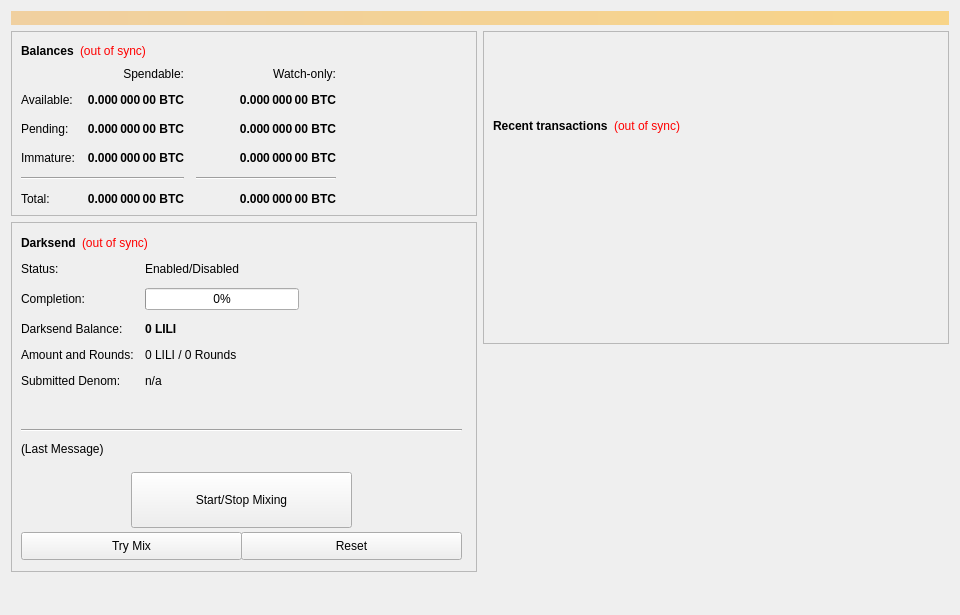
<?xml version="1.0" encoding="UTF-8"?>
<ui version="4.0">
 <class>OverviewPage</class>
 <widget class="QWidget" name="OverviewPage">
  <property name="geometry">
   <rect>
    <x>0</x>
    <y>0</y>
    <width>960</width>
    <height>615</height>
   </rect>
  </property>
  <property name="minimumSize">
   <size>
    <width>960</width>
    <height>0</height>
   </size>
  </property>
  <property name="windowTitle">
   <string>Form</string>
  </property>
  <layout class="QVBoxLayout" name="topLayout">
   <item>
    <widget class="QLabel" name="labelAlerts">
     <property name="visible">
      <bool>false</bool>
     </property>
     <property name="styleSheet">
      <string notr="true">background-color: qlineargradient(x1: 0, y1: 0, x2: 1, y2: 0, stop:0 #F0D0A0, stop:1 #F8D488); color:#000000;</string>
     </property>
     <property name="wordWrap">
      <bool>true</bool>
     </property>
     <property name="margin">
      <number>3</number>
     </property>
    </widget>
   </item>
   <item>
    <layout class="QHBoxLayout" name="horizontalLayout" stretch="1,1">
     <item>
      <layout class="QVBoxLayout" name="verticalLayout_2">
       <item>
        <widget class="QFrame" name="frame">
         <property name="frameShape">
          <enum>QFrame::StyledPanel</enum>
         </property>
         <property name="frameShadow">
          <enum>QFrame::Raised</enum>
         </property>
         <layout class="QVBoxLayout" name="verticalLayout_4">
          <item>
           <layout class="QHBoxLayout" name="horizontalLayout_4">
            <item>
             <widget class="QLabel" name="label_5">
              <property name="font">
               <font>
                <weight>75</weight>
                <bold>true</bold>
               </font>
              </property>
              <property name="text">
               <string>Balances</string>
              </property>
             </widget>
            </item>
            <item>
             <widget class="QLabel" name="labelWalletStatus">
              <property name="cursor">
               <cursorShape>WhatsThisCursor</cursorShape>
              </property>
              <property name="toolTip">
               <string>The displayed information may be out of date. Your wallet automatically synchronizes with the LILI network after a connection is established, but this process has not completed yet.</string>
              </property>
              <property name="styleSheet">
               <string notr="true">QLabel { color: red; }</string>
              </property>
              <property name="text">
               <string notr="true">(out of sync)</string>
              </property>
              <property name="alignment">
               <set>Qt::AlignLeading|Qt::AlignLeft|Qt::AlignVCenter</set>
              </property>
             </widget>
            </item>
            <item>
             <spacer name="horizontalSpacer_3">
              <property name="orientation">
               <enum>Qt::Horizontal</enum>
              </property>
              <property name="sizeHint" stdset="0">
               <size>
                <width>40</width>
                <height>20</height>
               </size>
              </property>
             </spacer>
            </item>
           </layout>
          </item>
          <item>
           <layout class="QGridLayout" name="gridLayout">
            <property name="spacing">
             <number>12</number>
            </property>
            <item row="2" column="2">
             <widget class="QLabel" name="labelWatchPending">
              <property name="font">
               <font>
                <weight>75</weight>
                <bold>true</bold>
               </font>
              </property>
              <property name="cursor">
               <cursorShape>IBeamCursor</cursorShape>
              </property>
              <property name="toolTip">
               <string>Unconfirmed transactions to watch-only addresses</string>
              </property>
              <property name="text">
               <string notr="true">0.000 000 00 BTC</string>
              </property>
              <property name="alignment">
               <set>Qt::AlignRight|Qt::AlignTrailing|Qt::AlignVCenter</set>
              </property>
              <property name="textInteractionFlags">
               <set>Qt::LinksAccessibleByMouse|Qt::TextSelectableByKeyboard|Qt::TextSelectableByMouse</set>
              </property>
             </widget>
            </item>
            <item row="2" column="1">
             <widget class="QLabel" name="labelUnconfirmed">
              <property name="font">
               <font>
                <weight>75</weight>
                <bold>true</bold>
               </font>
              </property>
              <property name="cursor">
               <cursorShape>IBeamCursor</cursorShape>
              </property>
              <property name="toolTip">
               <string>Total of transactions that have yet to be confirmed, and do not yet count toward the spendable balance</string>
              </property>
              <property name="text">
               <string notr="true">0.000 000 00 BTC</string>
              </property>
              <property name="alignment">
               <set>Qt::AlignRight|Qt::AlignTrailing|Qt::AlignVCenter</set>
              </property>
              <property name="textInteractionFlags">
               <set>Qt::LinksAccessibleByMouse|Qt::TextSelectableByKeyboard|Qt::TextSelectableByMouse</set>
              </property>
             </widget>
            </item>
            <item row="3" column="2">
             <widget class="QLabel" name="labelWatchImmature">
              <property name="font">
               <font>
                <weight>75</weight>
                <bold>true</bold>
               </font>
              </property>
              <property name="cursor">
               <cursorShape>IBeamCursor</cursorShape>
              </property>
              <property name="toolTip">
               <string>Staked or masternode rewards in watch-only addresses that has not yet matured</string>
              </property>
              <property name="text">
               <string notr="true">0.000 000 00 BTC</string>
              </property>
              <property name="alignment">
               <set>Qt::AlignRight|Qt::AlignTrailing|Qt::AlignVCenter</set>
              </property>
              <property name="textInteractionFlags">
               <set>Qt::LinksAccessibleByMouse|Qt::TextSelectableByKeyboard|Qt::TextSelectableByMouse</set>
              </property>
             </widget>
            </item>
            <item row="4" column="0" colspan="2">
             <widget class="Line" name="lineSpendableBalance">
              <property name="orientation">
               <enum>Qt::Horizontal</enum>
              </property>
             </widget>
            </item>
            <item row="4" column="2">
             <widget class="Line" name="lineWatchBalance">
              <property name="sizePolicy">
               <sizepolicy hsizetype="Preferred" vsizetype="Fixed">
                <horstretch>0</horstretch>
                <verstretch>0</verstretch>
               </sizepolicy>
              </property>
              <property name="minimumSize">
               <size>
                <width>140</width>
                <height>0</height>
               </size>
              </property>
              <property name="orientation">
               <enum>Qt::Horizontal</enum>
              </property>
             </widget>
            </item>
            <item row="5" column="0">
             <widget class="QLabel" name="labelTotalText">
              <property name="text">
               <string>Total:</string>
              </property>
             </widget>
            </item>
            <item row="3" column="1">
             <widget class="QLabel" name="labelImmature">
              <property name="font">
               <font>
                <weight>75</weight>
                <bold>true</bold>
               </font>
              </property>
              <property name="cursor">
               <cursorShape>IBeamCursor</cursorShape>
              </property>
              <property name="toolTip">
               <string>Staked or masternode rewards that has not yet matured</string>
              </property>
              <property name="text">
               <string notr="true">0.000 000 00 BTC</string>
              </property>
              <property name="alignment">
               <set>Qt::AlignRight|Qt::AlignTrailing|Qt::AlignVCenter</set>
              </property>
              <property name="textInteractionFlags">
               <set>Qt::LinksAccessibleByMouse|Qt::TextSelectableByKeyboard|Qt::TextSelectableByMouse</set>
              </property>
             </widget>
            </item>
            <item row="2" column="3">
             <spacer name="horizontalSpacer_2">
              <property name="orientation">
               <enum>Qt::Horizontal</enum>
              </property>
              <property name="sizeHint" stdset="0">
               <size>
                <width>40</width>
                <height>20</height>
               </size>
              </property>
             </spacer>
            </item>
            <item row="3" column="0">
             <widget class="QLabel" name="labelImmatureText">
              <property name="text">
               <string>Immature:</string>
              </property>
             </widget>
            </item>
            <item row="5" column="1">
             <widget class="QLabel" name="labelTotal">
              <property name="font">
               <font>
                <weight>75</weight>
                <bold>true</bold>
               </font>
              </property>
              <property name="cursor">
               <cursorShape>IBeamCursor</cursorShape>
              </property>
              <property name="toolTip">
               <string>Your current total balance</string>
              </property>
              <property name="text">
               <string notr="true">0.000 000 00 BTC</string>
              </property>
              <property name="alignment">
               <set>Qt::AlignRight|Qt::AlignTrailing|Qt::AlignVCenter</set>
              </property>
              <property name="textInteractionFlags">
               <set>Qt::LinksAccessibleByMouse|Qt::TextSelectableByKeyboard|Qt::TextSelectableByMouse</set>
              </property>
             </widget>
            </item>
            <item row="5" column="2">
             <widget class="QLabel" name="labelWatchTotal">
              <property name="font">
               <font>
                <weight>75</weight>
                <bold>true</bold>
               </font>
              </property>
              <property name="cursor">
               <cursorShape>IBeamCursor</cursorShape>
              </property>
              <property name="toolTip">
               <string>Current total balance in watch-only addresses</string>
              </property>
              <property name="text">
               <string notr="true">0.000 000 00 BTC</string>
              </property>
              <property name="alignment">
               <set>Qt::AlignRight|Qt::AlignTrailing|Qt::AlignVCenter</set>
              </property>
              <property name="textInteractionFlags">
               <set>Qt::LinksAccessibleByMouse|Qt::TextSelectableByKeyboard|Qt::TextSelectableByMouse</set>
              </property>
             </widget>
            </item>
            <item row="0" column="2">
             <widget class="QLabel" name="labelWatchonly">
              <property name="text">
               <string>Watch-only:</string>
              </property>
              <property name="alignment">
               <set>Qt::AlignRight|Qt::AlignTrailing|Qt::AlignVCenter</set>
              </property>
             </widget>
            </item>
            <item row="1" column="0">
             <widget class="QLabel" name="labelBalanceText">
              <property name="text">
               <string>Available:</string>
              </property>
             </widget>
            </item>
            <item row="1" column="1">
             <widget class="QLabel" name="labelBalance">
              <property name="font">
               <font>
                <weight>75</weight>
                <bold>true</bold>
               </font>
              </property>
              <property name="cursor">
               <cursorShape>IBeamCursor</cursorShape>
              </property>
              <property name="toolTip">
               <string>Your current spendable balance</string>
              </property>
              <property name="text">
               <string notr="true">0.000 000 00 BTC</string>
              </property>
              <property name="alignment">
               <set>Qt::AlignRight|Qt::AlignTrailing|Qt::AlignVCenter</set>
              </property>
              <property name="textInteractionFlags">
               <set>Qt::LinksAccessibleByMouse|Qt::TextSelectableByKeyboard|Qt::TextSelectableByMouse</set>
              </property>
             </widget>
            </item>
            <item row="1" column="2">
             <widget class="QLabel" name="labelWatchAvailable">
              <property name="font">
               <font>
                <weight>75</weight>
                <bold>true</bold>
               </font>
              </property>
              <property name="cursor">
               <cursorShape>IBeamCursor</cursorShape>
              </property>
              <property name="toolTip">
               <string>Your current balance in watch-only addresses</string>
              </property>
              <property name="text">
               <string notr="true">0.000 000 00 BTC</string>
              </property>
              <property name="alignment">
               <set>Qt::AlignRight|Qt::AlignTrailing|Qt::AlignVCenter</set>
              </property>
              <property name="textInteractionFlags">
               <set>Qt::LinksAccessibleByMouse|Qt::TextSelectableByKeyboard|Qt::TextSelectableByMouse</set>
              </property>
             </widget>
            </item>
            <item row="2" column="0">
             <widget class="QLabel" name="labelPendingText">
              <property name="text">
               <string>Pending:</string>
              </property>
             </widget>
            </item>
            <item row="0" column="1">
             <widget class="QLabel" name="labelSpendable">
              <property name="text">
               <string>Spendable:</string>
              </property>
              <property name="alignment">
               <set>Qt::AlignRight|Qt::AlignTrailing|Qt::AlignVCenter</set>
              </property>
             </widget>
            </item>
           </layout>
          </item>
         </layout>
        </widget>
       </item>
       <item>
        <widget class="QFrame" name="frameDarksend">
         <property name="minimumSize">
          <size>
           <width>0</width>
           <height>350</height>
          </size>
         </property>
         <property name="layoutDirection">
          <enum>Qt::LeftToRight</enum>
         </property>
         <property name="frameShape">
          <enum>QFrame::StyledPanel</enum>
         </property>
         <property name="frameShadow">
          <enum>QFrame::Raised</enum>
         </property>
         <widget class="QWidget" name="formLayoutWidget">
          <property name="geometry">
           <rect>
            <x>10</x>
            <y>40</y>
            <width>451</width>
            <height>161</height>
           </rect>
          </property>
          <layout class="QFormLayout" name="formLayout">
           <property name="fieldGrowthPolicy">
            <enum>QFormLayout::AllNonFixedFieldsGrow</enum>
           </property>
           <property name="horizontalSpacing">
            <number>11</number>
           </property>
           <property name="verticalSpacing">
            <number>12</number>
           </property>
           <item row="0" column="0">
            <widget class="QLabel" name="label_6">
             <property name="text">
              <string>Status:</string>
             </property>
            </widget>
           </item>
           <item row="1" column="0">
            <widget class="QLabel" name="label_7">
             <property name="text">
              <string>Completion:</string>
             </property>
            </widget>
           </item>
           <item row="1" column="1">
            <widget class="QProgressBar" name="DarksendProgress">
             <property name="maximumSize">
              <size>
               <width>154</width>
               <height>16777215</height>
              </size>
             </property>
             <property name="value">
              <number>0</number>
             </property>
            </widget>
           </item>
           <item row="2" column="0">
            <widget class="QLabel" name="labelAnonymizedText">
             <property name="text">
              <string>Darksend Balance:</string>
             </property>
            </widget>
           </item>
           <item row="2" column="1">
            <widget class="QLabel" name="labelAnonymized">
             <property name="font">
              <font>
               <weight>75</weight>
               <bold>true</bold>
              </font>
             </property>
             <property name="text">
              <string notr="true">0 LILI</string>
             </property>
            </widget>
           </item>
           <item row="3" column="0">
            <widget class="QLabel" name="label_8">
             <property name="text">
              <string>Amount and Rounds:</string>
             </property>
            </widget>
           </item>
           <item row="3" column="1">
            <widget class="QLabel" name="labelAmountRounds">
             <property name="text">
              <string>0 LILI / 0 Rounds</string>
             </property>
            </widget>
           </item>
           <item row="4" column="0">
            <widget class="QLabel" name="label_9">
             <property name="text">
              <string>Submitted Denom:</string>
             </property>
            </widget>
           </item>
           <item row="4" column="1">
            <widget class="QLabel" name="labelSubmittedDenom">
             <property name="toolTip">
              <string>The denominations you submitted to the Masternode.&lt;br&gt;To mix, other users must submit the exact same denominations.</string>
             </property>
             <property name="text">
              <string>n/a</string>
             </property>
            </widget>
           </item>
           <item row="0" column="1">
            <widget class="QLabel" name="DarksendEnabled">
             <property name="text">
              <string>Enabled/Disabled</string>
             </property>
            </widget>
           </item>
          </layout>
         </widget>
         <widget class="QPushButton" name="runAutoDenom">
          <property name="geometry">
           <rect>
            <x>251</x>
            <y>17</y>
            <width>1</width>
            <height>1</height>
           </rect>
          </property>
          <property name="palette">
           <palette>
            <active>
             <colorrole role="WindowText">
              <brush brushstyle="SolidPattern">
               <color alpha="255">
                <red>0</red>
                <green>0</green>
                <blue>0</blue>
               </color>
              </brush>
             </colorrole>
             <colorrole role="Button">
              <brush brushstyle="SolidPattern">
               <color alpha="255">
                <red>239</red>
                <green>238</green>
                <blue>238</blue>
               </color>
              </brush>
             </colorrole>
             <colorrole role="Light">
              <brush brushstyle="SolidPattern">
               <color alpha="255">
                <red>255</red>
                <green>255</green>
                <blue>255</blue>
               </color>
              </brush>
             </colorrole>
             <colorrole role="Midlight">
              <brush brushstyle="SolidPattern">
               <color alpha="255">
                <red>247</red>
                <green>246</green>
                <blue>246</blue>
               </color>
              </brush>
             </colorrole>
             <colorrole role="Dark">
              <brush brushstyle="SolidPattern">
               <color alpha="255">
                <red>119</red>
                <green>119</green>
                <blue>119</blue>
               </color>
              </brush>
             </colorrole>
             <colorrole role="Mid">
              <brush brushstyle="SolidPattern">
               <color alpha="255">
                <red>159</red>
                <green>159</green>
                <blue>159</blue>
               </color>
              </brush>
             </colorrole>
             <colorrole role="Text">
              <brush brushstyle="SolidPattern">
               <color alpha="255">
                <red>0</red>
                <green>0</green>
                <blue>0</blue>
               </color>
              </brush>
             </colorrole>
             <colorrole role="BrightText">
              <brush brushstyle="SolidPattern">
               <color alpha="255">
                <red>255</red>
                <green>255</green>
                <blue>255</blue>
               </color>
              </brush>
             </colorrole>
             <colorrole role="ButtonText">
              <brush brushstyle="SolidPattern">
               <color alpha="255">
                <red>0</red>
                <green>0</green>
                <blue>0</blue>
               </color>
              </brush>
             </colorrole>
             <colorrole role="Base">
              <brush brushstyle="SolidPattern">
               <color alpha="255">
                <red>255</red>
                <green>255</green>
                <blue>255</blue>
               </color>
              </brush>
             </colorrole>
             <colorrole role="Window">
              <brush brushstyle="SolidPattern">
               <color alpha="255">
                <red>239</red>
                <green>238</green>
                <blue>238</blue>
               </color>
              </brush>
             </colorrole>
             <colorrole role="Shadow">
              <brush brushstyle="SolidPattern">
               <color alpha="255">
                <red>0</red>
                <green>0</green>
                <blue>0</blue>
               </color>
              </brush>
             </colorrole>
             <colorrole role="AlternateBase">
              <brush brushstyle="SolidPattern">
               <color alpha="255">
                <red>247</red>
                <green>246</green>
                <blue>246</blue>
               </color>
              </brush>
             </colorrole>
             <colorrole role="ToolTipBase">
              <brush brushstyle="SolidPattern">
               <color alpha="255">
                <red>255</red>
                <green>255</green>
                <blue>220</blue>
               </color>
              </brush>
             </colorrole>
             <colorrole role="ToolTipText">
              <brush brushstyle="SolidPattern">
               <color alpha="255">
                <red>0</red>
                <green>0</green>
                <blue>0</blue>
               </color>
              </brush>
             </colorrole>
            </active>
            <inactive>
             <colorrole role="WindowText">
              <brush brushstyle="SolidPattern">
               <color alpha="255">
                <red>0</red>
                <green>0</green>
                <blue>0</blue>
               </color>
              </brush>
             </colorrole>
             <colorrole role="Button">
              <brush brushstyle="SolidPattern">
               <color alpha="255">
                <red>239</red>
                <green>238</green>
                <blue>238</blue>
               </color>
              </brush>
             </colorrole>
             <colorrole role="Light">
              <brush brushstyle="SolidPattern">
               <color alpha="255">
                <red>255</red>
                <green>255</green>
                <blue>255</blue>
               </color>
              </brush>
             </colorrole>
             <colorrole role="Midlight">
              <brush brushstyle="SolidPattern">
               <color alpha="255">
                <red>247</red>
                <green>246</green>
                <blue>246</blue>
               </color>
              </brush>
             </colorrole>
             <colorrole role="Dark">
              <brush brushstyle="SolidPattern">
               <color alpha="255">
                <red>119</red>
                <green>119</green>
                <blue>119</blue>
               </color>
              </brush>
             </colorrole>
             <colorrole role="Mid">
              <brush brushstyle="SolidPattern">
               <color alpha="255">
                <red>159</red>
                <green>159</green>
                <blue>159</blue>
               </color>
              </brush>
             </colorrole>
             <colorrole role="Text">
              <brush brushstyle="SolidPattern">
               <color alpha="255">
                <red>0</red>
                <green>0</green>
                <blue>0</blue>
               </color>
              </brush>
             </colorrole>
             <colorrole role="BrightText">
              <brush brushstyle="SolidPattern">
               <color alpha="255">
                <red>255</red>
                <green>255</green>
                <blue>255</blue>
               </color>
              </brush>
             </colorrole>
             <colorrole role="ButtonText">
              <brush brushstyle="SolidPattern">
               <color alpha="255">
                <red>0</red>
                <green>0</green>
                <blue>0</blue>
               </color>
              </brush>
             </colorrole>
             <colorrole role="Base">
              <brush brushstyle="SolidPattern">
               <color alpha="255">
                <red>255</red>
                <green>255</green>
                <blue>255</blue>
               </color>
              </brush>
             </colorrole>
             <colorrole role="Window">
              <brush brushstyle="SolidPattern">
               <color alpha="255">
                <red>239</red>
                <green>238</green>
                <blue>238</blue>
               </color>
              </brush>
             </colorrole>
             <colorrole role="Shadow">
              <brush brushstyle="SolidPattern">
               <color alpha="255">
                <red>0</red>
                <green>0</green>
                <blue>0</blue>
               </color>
              </brush>
             </colorrole>
             <colorrole role="AlternateBase">
              <brush brushstyle="SolidPattern">
               <color alpha="255">
                <red>247</red>
                <green>246</green>
                <blue>246</blue>
               </color>
              </brush>
             </colorrole>
             <colorrole role="ToolTipBase">
              <brush brushstyle="SolidPattern">
               <color alpha="255">
                <red>255</red>
                <green>255</green>
                <blue>220</blue>
               </color>
              </brush>
             </colorrole>
             <colorrole role="ToolTipText">
              <brush brushstyle="SolidPattern">
               <color alpha="255">
                <red>0</red>
                <green>0</green>
                <blue>0</blue>
               </color>
              </brush>
             </colorrole>
            </inactive>
            <disabled>
             <colorrole role="WindowText">
              <brush brushstyle="SolidPattern">
               <color alpha="255">
                <red>119</red>
                <green>119</green>
                <blue>119</blue>
               </color>
              </brush>
             </colorrole>
             <colorrole role="Button">
              <brush brushstyle="SolidPattern">
               <color alpha="255">
                <red>239</red>
                <green>238</green>
                <blue>238</blue>
               </color>
              </brush>
             </colorrole>
             <colorrole role="Light">
              <brush brushstyle="SolidPattern">
               <color alpha="255">
                <red>255</red>
                <green>255</green>
                <blue>255</blue>
               </color>
              </brush>
             </colorrole>
             <colorrole role="Midlight">
              <brush brushstyle="SolidPattern">
               <color alpha="255">
                <red>247</red>
                <green>246</green>
                <blue>246</blue>
               </color>
              </brush>
             </colorrole>
             <colorrole role="Dark">
              <brush brushstyle="SolidPattern">
               <color alpha="255">
                <red>119</red>
                <green>119</green>
                <blue>119</blue>
               </color>
              </brush>
             </colorrole>
             <colorrole role="Mid">
              <brush brushstyle="SolidPattern">
               <color alpha="255">
                <red>159</red>
                <green>159</green>
                <blue>159</blue>
               </color>
              </brush>
             </colorrole>
             <colorrole role="Text">
              <brush brushstyle="SolidPattern">
               <color alpha="255">
                <red>119</red>
                <green>119</green>
                <blue>119</blue>
               </color>
              </brush>
             </colorrole>
             <colorrole role="BrightText">
              <brush brushstyle="SolidPattern">
               <color alpha="255">
                <red>255</red>
                <green>255</green>
                <blue>255</blue>
               </color>
              </brush>
             </colorrole>
             <colorrole role="ButtonText">
              <brush brushstyle="SolidPattern">
               <color alpha="255">
                <red>119</red>
                <green>119</green>
                <blue>119</blue>
               </color>
              </brush>
             </colorrole>
             <colorrole role="Base">
              <brush brushstyle="SolidPattern">
               <color alpha="255">
                <red>239</red>
                <green>238</green>
                <blue>238</blue>
               </color>
              </brush>
             </colorrole>
             <colorrole role="Window">
              <brush brushstyle="SolidPattern">
               <color alpha="255">
                <red>239</red>
                <green>238</green>
                <blue>238</blue>
               </color>
              </brush>
             </colorrole>
             <colorrole role="Shadow">
              <brush brushstyle="SolidPattern">
               <color alpha="255">
                <red>0</red>
                <green>0</green>
                <blue>0</blue>
               </color>
              </brush>
             </colorrole>
             <colorrole role="AlternateBase">
              <brush brushstyle="SolidPattern">
               <color alpha="255">
                <red>239</red>
                <green>238</green>
                <blue>238</blue>
               </color>
              </brush>
             </colorrole>
             <colorrole role="ToolTipBase">
              <brush brushstyle="SolidPattern">
               <color alpha="255">
                <red>255</red>
                <green>255</green>
                <blue>220</blue>
               </color>
              </brush>
             </colorrole>
             <colorrole role="ToolTipText">
              <brush brushstyle="SolidPattern">
               <color alpha="255">
                <red>0</red>
                <green>0</green>
                <blue>0</blue>
               </color>
              </brush>
             </colorrole>
            </disabled>
           </palette>
          </property>
          <property name="focusPolicy">
           <enum>Qt::NoFocus</enum>
          </property>
          <property name="autoFillBackground">
           <bool>true</bool>
          </property>
          <property name="text">
           <string/>
          </property>
          <property name="flat">
           <bool>true</bool>
          </property>
         </widget>
         <widget class="QPushButton" name="toggleDarksend">
          <property name="geometry">
           <rect>
            <x>120</x>
            <y>250</y>
            <width>221</width>
            <height>56</height>
           </rect>
          </property>
          <property name="sizePolicy">
           <sizepolicy hsizetype="MinimumExpanding" vsizetype="Fixed">
            <horstretch>0</horstretch>
            <verstretch>0</verstretch>
           </sizepolicy>
          </property>
          <property name="text">
           <string>Start/Stop Mixing</string>
          </property>
         </widget>
         <widget class="Line" name="lineLastMessage">
          <property name="geometry">
           <rect>
            <x>10</x>
            <y>200</y>
            <width>441</width>
            <height>16</height>
           </rect>
          </property>
          <property name="orientation">
           <enum>Qt::Horizontal</enum>
          </property>
         </widget>
         <widget class="QLabel" name="DarksendStatus">
          <property name="geometry">
           <rect>
            <x>10</x>
            <y>220</y>
            <width>451</width>
            <height>61</height>
           </rect>
          </property>
          <property name="minimumSize">
           <size>
            <width>288</width>
            <height>43</height>
           </size>
          </property>
          <property name="text">
           <string>(Last Message)</string>
          </property>
          <property name="alignment">
           <set>Qt::AlignLeading|Qt::AlignLeft|Qt::AlignTop</set>
          </property>
          <property name="wordWrap">
           <bool>true</bool>
          </property>
         </widget>
         <widget class="QPushButton" name="DarksendAuto">
          <property name="geometry">
           <rect>
            <x>10</x>
            <y>310</y>
            <width>221</width>
            <height>28</height>
           </rect>
          </property>
          <property name="sizePolicy">
           <sizepolicy hsizetype="MinimumExpanding" vsizetype="Fixed">
            <horstretch>0</horstretch>
            <verstretch>0</verstretch>
           </sizepolicy>
          </property>
          <property name="toolTip">
           <string>Try to manually submit a Darksend request.</string>
          </property>
          <property name="text">
           <string>Try Mix</string>
          </property>
         </widget>
         <widget class="QPushButton" name="DarksendReset">
          <property name="geometry">
           <rect>
            <x>230</x>
            <y>310</y>
            <width>221</width>
            <height>28</height>
           </rect>
          </property>
          <property name="sizePolicy">
           <sizepolicy hsizetype="MinimumExpanding" vsizetype="Fixed">
            <horstretch>0</horstretch>
            <verstretch>0</verstretch>
           </sizepolicy>
          </property>
          <property name="toolTip">
           <string>Reset the current status of Darksend (can interrupt Darksend if it's in the process of Mixing, which can cost you money!)</string>
          </property>
          <property name="autoFillBackground">
           <bool>false</bool>
          </property>
          <property name="text">
           <string>Reset</string>
          </property>
         </widget>
         <widget class="QWidget" name="layoutWidget">
          <property name="geometry">
           <rect>
            <x>10</x>
            <y>10</y>
            <width>431</width>
            <height>22</height>
           </rect>
          </property>
          <layout class="QHBoxLayout" name="horizontalLayout_5">
           <item>
            <widget class="QLabel" name="label_2">
             <property name="font">
              <font>
               <weight>75</weight>
               <bold>true</bold>
              </font>
             </property>
             <property name="text">
              <string>Darksend</string>
             </property>
            </widget>
           </item>
           <item>
            <widget class="QLabel" name="labelDarksendSyncStatus">
             <property name="toolTip">
              <string>The displayed information may be out of date. Your wallet automatically synchronizes with the LILI network after a connection is established, but this process has not completed yet.</string>
             </property>
             <property name="styleSheet">
              <string notr="true">QLabel { color: red; }</string>
             </property>
             <property name="text">
              <string notr="true">(out of sync)</string>
             </property>
             <property name="alignment">
              <set>Qt::AlignLeading|Qt::AlignLeft|Qt::AlignVCenter</set>
             </property>
            </widget>
           </item>
           <item>
            <spacer name="horizontalSpacer_4">
             <property name="orientation">
              <enum>Qt::Horizontal</enum>
             </property>
             <property name="sizeHint" stdset="0">
              <size>
               <width>40</width>
               <height>20</height>
              </size>
             </property>
            </spacer>
           </item>
          </layout>
         </widget>
        </widget>
       </item>
       <item>
        <spacer name="verticalSpacer">
         <property name="orientation">
          <enum>Qt::Vertical</enum>
         </property>
         <property name="sizeHint" stdset="0">
          <size>
           <width>20</width>
           <height>40</height>
          </size>
         </property>
        </spacer>
       </item>
      </layout>
     </item>
     <item>
      <layout class="QVBoxLayout" name="verticalLayout_3">
       <item>
        <widget class="QFrame" name="frame_2">
         <property name="frameShape">
          <enum>QFrame::StyledPanel</enum>
         </property>
         <property name="frameShadow">
          <enum>QFrame::Raised</enum>
         </property>
         <layout class="QVBoxLayout" name="verticalLayout">
          <item>
           <spacer name="verticalSpacer_3">
            <property name="orientation">
             <enum>Qt::Vertical</enum>
            </property>
            <property name="sizeType">
             <enum>QSizePolicy::Fixed</enum>
            </property>
            <property name="sizeHint" stdset="0">
             <size>
              <width>20</width>
              <height>75</height>
             </size>
            </property>
           </spacer>
          </item>
          <item>
           <layout class="QHBoxLayout" name="horizontalLayout_2">
            <item>
             <widget class="QLabel" name="label_4">
              <property name="font">
               <font>
                <weight>75</weight>
                <bold>true</bold>
               </font>
              </property>
              <property name="text">
               <string>Recent transactions</string>
              </property>
             </widget>
            </item>
            <item>
             <widget class="QLabel" name="labelTransactionsStatus">
              <property name="cursor">
               <cursorShape>WhatsThisCursor</cursorShape>
              </property>
              <property name="toolTip">
               <string>The displayed information may be out of date. Your wallet automatically synchronizes with the LILI network after a connection is established, but this process has not completed yet.</string>
              </property>
              <property name="styleSheet">
               <string notr="true">QLabel { color: red; }</string>
              </property>
              <property name="text">
               <string notr="true">(out of sync)</string>
              </property>
              <property name="alignment">
               <set>Qt::AlignRight|Qt::AlignTrailing|Qt::AlignVCenter</set>
              </property>
             </widget>
            </item>
            <item>
             <spacer name="horizontalSpacer">
              <property name="orientation">
               <enum>Qt::Horizontal</enum>
              </property>
              <property name="sizeHint" stdset="0">
               <size>
                <width>40</width>
                <height>20</height>
               </size>
              </property>
             </spacer>
            </item>
           </layout>
          </item>
          <item>
           <widget class="QListView" name="listTransactions">
            <property name="styleSheet">
             <string notr="true">QListView { background: transparent; }</string>
            </property>
            <property name="frameShape">
             <enum>QFrame::NoFrame</enum>
            </property>
            <property name="verticalScrollBarPolicy">
             <enum>Qt::ScrollBarAlwaysOff</enum>
            </property>
            <property name="horizontalScrollBarPolicy">
             <enum>Qt::ScrollBarAlwaysOff</enum>
            </property>
            <property name="selectionMode">
             <enum>QAbstractItemView::NoSelection</enum>
            </property>
           </widget>
          </item>
         </layout>
        </widget>
       </item>
       <item>
        <spacer name="verticalSpacer_2">
         <property name="orientation">
          <enum>Qt::Vertical</enum>
         </property>
         <property name="sizeType">
          <enum>QSizePolicy::Expanding</enum>
         </property>
         <property name="sizeHint" stdset="0">
          <size>
           <width>20</width>
           <height>40</height>
          </size>
         </property>
        </spacer>
       </item>
      </layout>
     </item>
    </layout>
   </item>
  </layout>
 </widget>
 <resources/>
 <connections/>
</ui>
